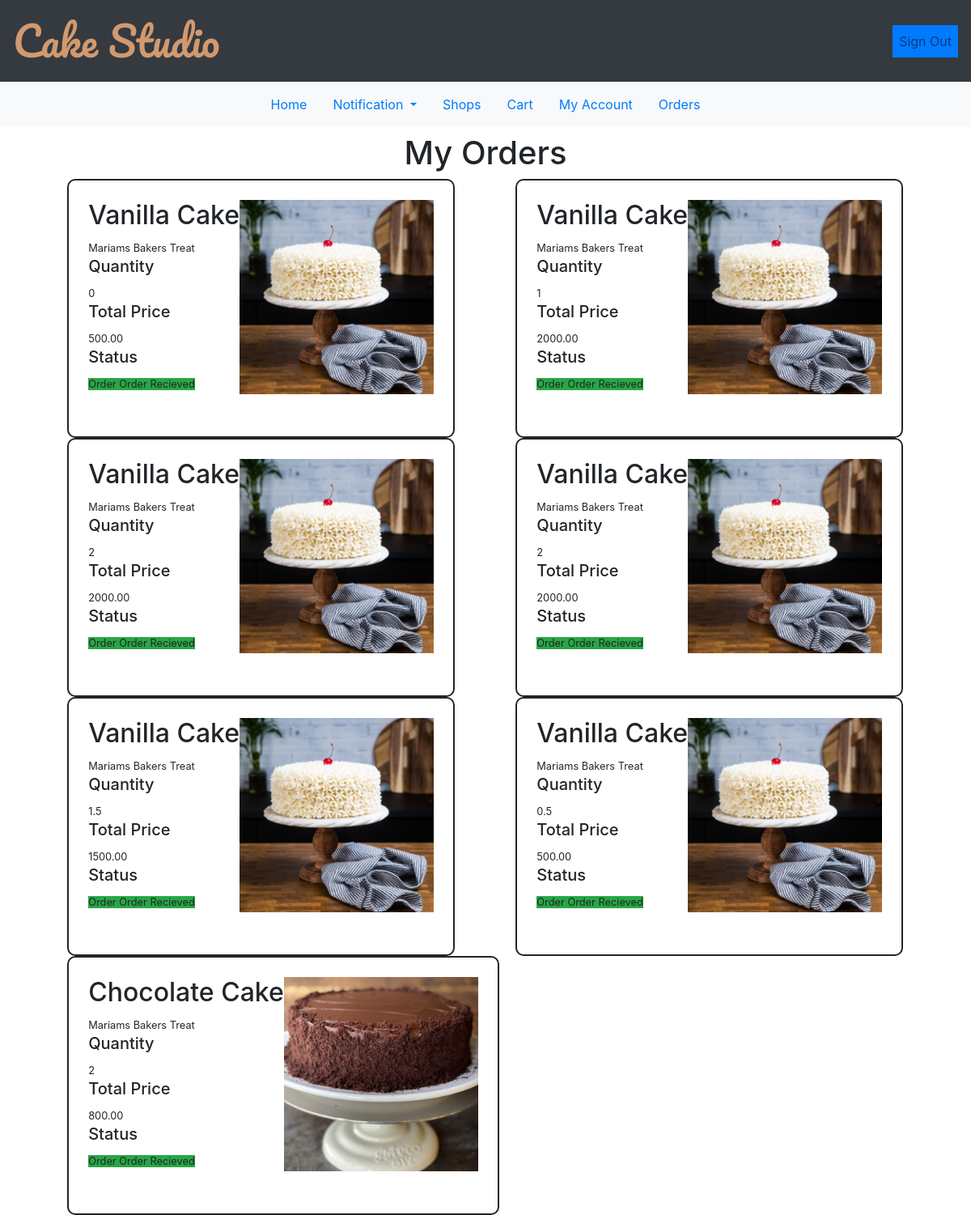
The page /myorders.php (signed in) on the database its author committed.
### tables this page shows
CREATE TABLE `orders` (
  `id` int(10) NOT NULL,
  `user_id` int(10) NOT NULL,
  `shop_id` int(10) NOT NULL,
  `item_id` int(10) NOT NULL,
  `bill_id` int(10) NOT NULL,
  `quantity` float NOT NULL,
  `srequest` text NOT NULL,
  `cust_img` varchar(191) NOT NULL,
  `ordered_on` timestamp NOT NULL DEFAULT current_timestamp(),
  `price` double(10,2) NOT NULL,
  `status` varchar(255) NOT NULL DEFAULT 'Order Placed'
);

CREATE TABLE `items` (
  `id` int(11) NOT NULL,
  `name` varchar(255) NOT NULL,
  `shop_id` int(11) NOT NULL,
  `item_img` varchar(255) NOT NULL,
  `descp` longtext NOT NULL,
  `price` int(11) NOT NULL,
  `created_at` timestamp NOT NULL DEFAULT current_timestamp()
);

CREATE TABLE `shop` (
  `id` int(11) NOT NULL,
  `sname` varchar(191) NOT NULL,
  `ownername` varchar(191) NOT NULL,
  `email` varchar(191) NOT NULL,
  `passwd` varchar(255) NOT NULL,
  `details` text NOT NULL,
  `addrs` varchar(255) NOT NULL,
  `shop_img` varchar(255) DEFAULT NULL,
  `created_at` timestamp NOT NULL DEFAULT current_timestamp(),
  `status` int(11) NOT NULL DEFAULT 1
);

### config/orderconfig.php (called while the page is built, shortened)
<?php
require('connect.php');
$user_id=$_COOKIE['user'];
$orderlist="SELECT i.item_img,i.name,s.sname,o.* FROM shop as s,items as i,orders as o WHERE o.user_id={$user_id} AND s.id=o.shop_id AND i.id=o.item_id ORDER BY o.ordered_on DESC";
if($result=mysqli_query($conn,$orderlist)){
    $list=mysqli_fetch_all($result,MYSQLI_ASSOC);
}
?>

### myorders.php (the view, shortened to what this page needs)
<?php
require('config/orderconfig.php');
?>
<!DOCTYPE html>
<html lang="en">
 <head>
    <link rel="stylesheet" href="https://stackpath.bootstrapcdn.com/bootstrap/4.4.1/css/bootstrap.min.css">
    <link rel="stylesheet" href="bootstrap.css" >
 </head>
<body>
   <header>
   <nav class="navbar navbar-expand-lg navbar-light bg-dark">
      <div class="navbar-brand " style="font-family: 'Pacifico', cursive; font-size:50px; color:#d2996e;">Cake Studio</div>
        <div class="collapse navbar-collapse" id="navbarSupportedContent">
          <ul class="navbar-nav ml-auto">
            <li class="nav-item btn-primary ">
              <a class="nav-link" href="config/logout.php">Sign Out</a>
            </li>
          </ul>
        </div>
        </nav>
  </header>
  <nav class="navbar navbar-expand-lg navbar-light bg-light">
<ul class="nav justify-content-center" style="margin: auto;">
  <li class="nav-item">
    <a class="nav-link " href="dashboard.php">Home</a>
  </li>
  <li class="nav-item dropdown">
     <a class="nav-link dropdown-toggle" href="#" id="dropdown01" data-toggle="dropdown" aria-haspopup="true" aria-expanded="false">Notification
        </a>
    </li>
  <li class="nav-item">
    <a class="nav-link" href="shops.php">Shops</a>
  </li>
  <li class="nav-item">
    <a class="nav-link" href="cart.php">Cart</a>
  </li>
  <li class="nav-item">
    <a class="nav-link" href="useracc.php">My Account</a>
  </li>
  <li class="nav-item">
    <a class="nav-link  active" href="myorders.php">Orders</a>
  </li>
</ul>
  </nav>
  <div class="w3-container"  style="margin:0.5em;" >
    <div style="text-align:center;">
    <h1>My Orders</h1>
    </div>
    <?php foreach($list as $item): ?>
       <div id="items" style="float:left;margin-left:4.7em;min-width:40%;border:solid 2px ;border-radius:10px;padding:1.5em;min-height:20em;">
            <div class="float-right">
              <?php echo "<img src='uploads/". $item['item_img']." ' style='display: block;max-width:240px;max-height:240px;width: auto;height: auto;'>"; ?>
              <br>
              </div>
            <div class="float-left">
                  <h2><?php echo $item['name']; ?></h2>
                  <small><?php echo $item['sname']; ?></small>
                  <h5>Quantity</h5>
                  <small><?php echo $item['quantity']; ?></small>
                  <h5>Total Price</h5>
                  <small><?php echo $item['price']; ?></small>
                  <h5>Status</h5>
                  <small class="bg-success"><?php echo "Order ".$item['status']; ?></small>
                  <br>
                </div>
       </div>
    <?php endforeach; ?>
  </div>
</body>
</html>

### rows shown on the page
orders: item.item_img (picture), item.name "Vanilla Cake", shop.sname "Mariams Bakers Treat", quantity "0", price "500.00", status "Order Recieved"
orders: item.item_img (picture), item.name "Vanilla Cake", shop.sname "Mariams Bakers Treat", quantity "1", price "2000.00", status "Order Recieved"
orders: item.item_img (picture), item.name "Vanilla Cake", shop.sname "Mariams Bakers Treat", quantity "2", price "2000.00", status "Order Recieved"
orders: item.item_img (picture), item.name "Vanilla Cake", shop.sname "Mariams Bakers Treat", quantity "2", price "2000.00", status "Order Recieved"
orders: item.item_img (picture), item.name "Vanilla Cake", shop.sname "Mariams Bakers Treat", quantity "1.5", price "1500.00", status "Order Recieved"
orders: item.item_img (picture), item.name "Vanilla Cake", shop.sname "Mariams Bakers Treat", quantity "0.5", price "500.00", status "Order Recieved"
orders: item.item_img (picture), item.name "Chocolate Cake", shop.sname "Mariams Bakers Treat", quantity "2", price "800.00", status "Order Recieved"
